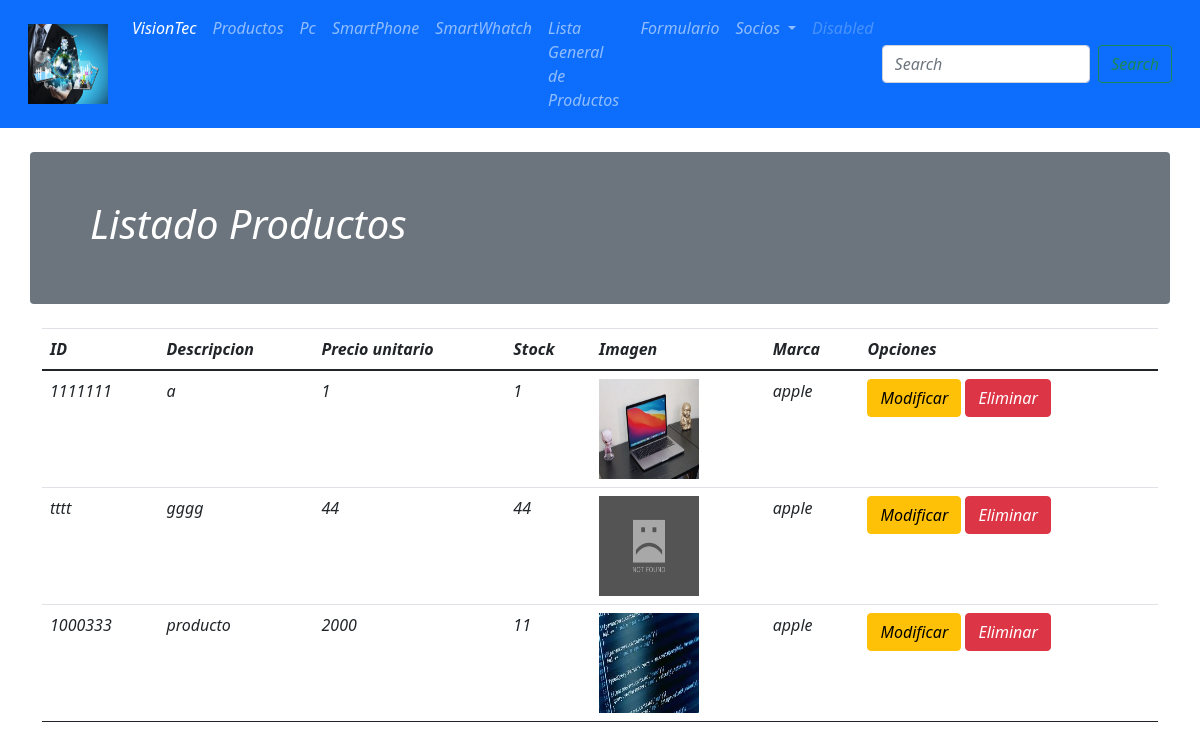
The page / on the database its author committed.
### core/models.py (models this page shows, shortened)
class Producto(models.Model):
    idProducto = models.CharField(primary_key=True,max_length=10,verbose_name='ID')
    descripcion = models.CharField(max_length=100,verbose_name='Descripción')
    precio = models.IntegerField(verbose_name='Precio Unitario')
    stock = models.IntegerField(verbose_name='Stock')
    imagen = models.ImageField(verbose_name='Imagen',upload_to='productos',null=True,blank=True)
    marca = models.ForeignKey(Marca, on_delete=models.CASCADE)
    class Meta:
        verbose_name='producto'
        verbose_name_plural='productos'
        ordering = ['descripcion']

class Marca(models.Model):
    idMarca = models.IntegerField(primary_key=True, verbose_name='ID')
    marca = models.CharField(max_length=50,verbose_name='Marca')
    class Meta:
        verbose_name='marca'
        verbose_name_plural='marcas'
        ordering = ['marca']
    def __str__(self):
        return self.marca

### core/views.py (the view)
# urls.py: path('',core_views.product_list, name='product-list'),
def product_list(request):
    productos = Producto.objects.all()
    return render(request,"core/product-list.html",{'productos':productos})

### core/templates/core/product-list.html (shortened to what this page needs)
{% extends 'core/base.html' %}
{% load static %}
{% block content %}
    <div class="container justify-content-center">
        <div class="row bg-secondary text-white rounded p-5 mt-4 mb-4">
            <h1>Listado Productos</h1>
        </div>
        <div class="row ">
            <div class="table-responsive">
                <table class="table table-hover ">
                    <thead>
                        <th>ID</th>
                        <th>Descripcion</th>
                        <th>Precio unitario</th>
                        <th>Stock</th>
                        <th>Imagen</th>
                        <th>Marca</th>
                        <th>Opciones</th>
                    </thead>
                         {% for p in productos%}
                         <tr>
                             <td>{{p.idProducto}}</td>
                             <td>{{p.descripcion}}</td>
                             <td>{{p.precio}}</td>
                             <td>{{p.stock}}</td>
                             {% if p.imagen %}
                                    <td><img class="img-producto" src="{{p.imagen.url}}" alt=""></td>
                                {% else %}
                                    <td><img class="img-producto" src="{% static 'core/img/not-found-image.jpg' %}" alt=""></td>
                                {% endif %}
                             <td>{{p.marca}}</td>
                             <td>
                                <a class="btn btn-warning" href="{% url 'product-update' p.idProducto  %}">Modificar</a>
                                <a class="btn btn-danger" href="{% url 'product-delete' p.idProducto  %}">Eliminar</a>
                             </td>
                         </tr>
                         {%endfor%}
                </table>
            </div>
        </div>
    </div>
{% endblock %}

### core/templates/core/base.html (shortened to what this page needs)
<!DOCTYPE html>
<html lang="es-CL">
<head>
    {% load static %}
    <link href="https://cdn.jsdelivr.net/npm/bootstrap@5.0.1/dist/css/bootstrap.css" rel="stylesheet">
    <link rel="stylesheet" href="{% static 'core/css/estilospropios.css' %}">
    <link rel="stylesheet" href="{% static 'core/css/bootstrap.css' %}">
     <link href="https://cdn.jsdelivr.net/npm/bootstrap@5.0.1/dist/css/bootstrap.css" rel="stylesheet">
</head>
<body>
    <nav class="navbar navbar-expand-lg navbar-dark bg-primary">
        <div class="container-fluid">
          <a class="navbar-brand" href="product-list.html">
            <img class="img-logo" src="{% static 'core/img/Tecnologia-1.jpg' %}" alt="Logo" >
          </a>
          <div class="collapse navbar-collapse" id="navbarSupportedContent">
            <ul class="navbar-nav me-auto mb-2 mb-lg-0">
              <li class="nav-item">
                <a class="nav-link active" aria-current="page" href="{% url 'listaf2' %}">VisionTec</a>
              </li>
              <li class="nav-item">
                <a class="nav-link" href="{% url 'listaf3' %}">Productos</a>
              </li>
              <li class="nav-item">
                <a class="nav-link" href="{% url 'lista_2' %}">Pc</a>
              </li>
              <li class="nav-item">
                <a class="nav-link" href="{% url 'lista_3' %}">SmartPhone</a>
              </li>
              <li class="nav-item">
                <a class="nav-link" href="{% url 'lista_4' %}">SmartWhatch</a>
              </li>
              <li class="nav-item">
                <a class="nav-link" href="{% url 'product-list' %}">Lista General de Productos</a>
              </li>
              <li class="nav-item">
                <a class="nav-link" href="{% url 'product-new' %}">Formulario </a>
              </li>
              <li class="nav-item dropdown">
                <a class="nav-link dropdown-toggle" href="#" id="navbarDropdown" role="button" data-bs-toggle="dropdown" aria-expanded="false">
                  Socios
                </a>
              </li>
              <li class="nav-item">
                <a class="nav-link disabled" href="#" tabindex="-1" aria-disabled="true">Disabled</a>
              </li>
            </ul>
            <form class="d-flex">
              <input class="form-control me-2" type="search" placeholder="Search" aria-label="Search">
              <button class="btn btn-outline-success" type="submit">Search</button>
            </form>
          </div>
        </div>
      </nav>
    {% block content %}{% endblock %}
</body>
</html>

### core/static/core/css/estilospropios.css (style rules this page uses)
.img-logo { width: 80px; height: 80px; }
.img-producto { width: 100px; height: 100px; }
* { font-style: italic; }

### rows shown on the page
Producto: idProducto "1111111", descripcion "a", precio "1", stock "1", imagen (picture), marca "apple"
Producto: idProducto "tttt", descripcion "gggg", precio "44", stock "44", marca "apple"
Producto: idProducto "1000333", descripcion "producto", precio "2000", stock "11", imagen (picture), marca "apple"
